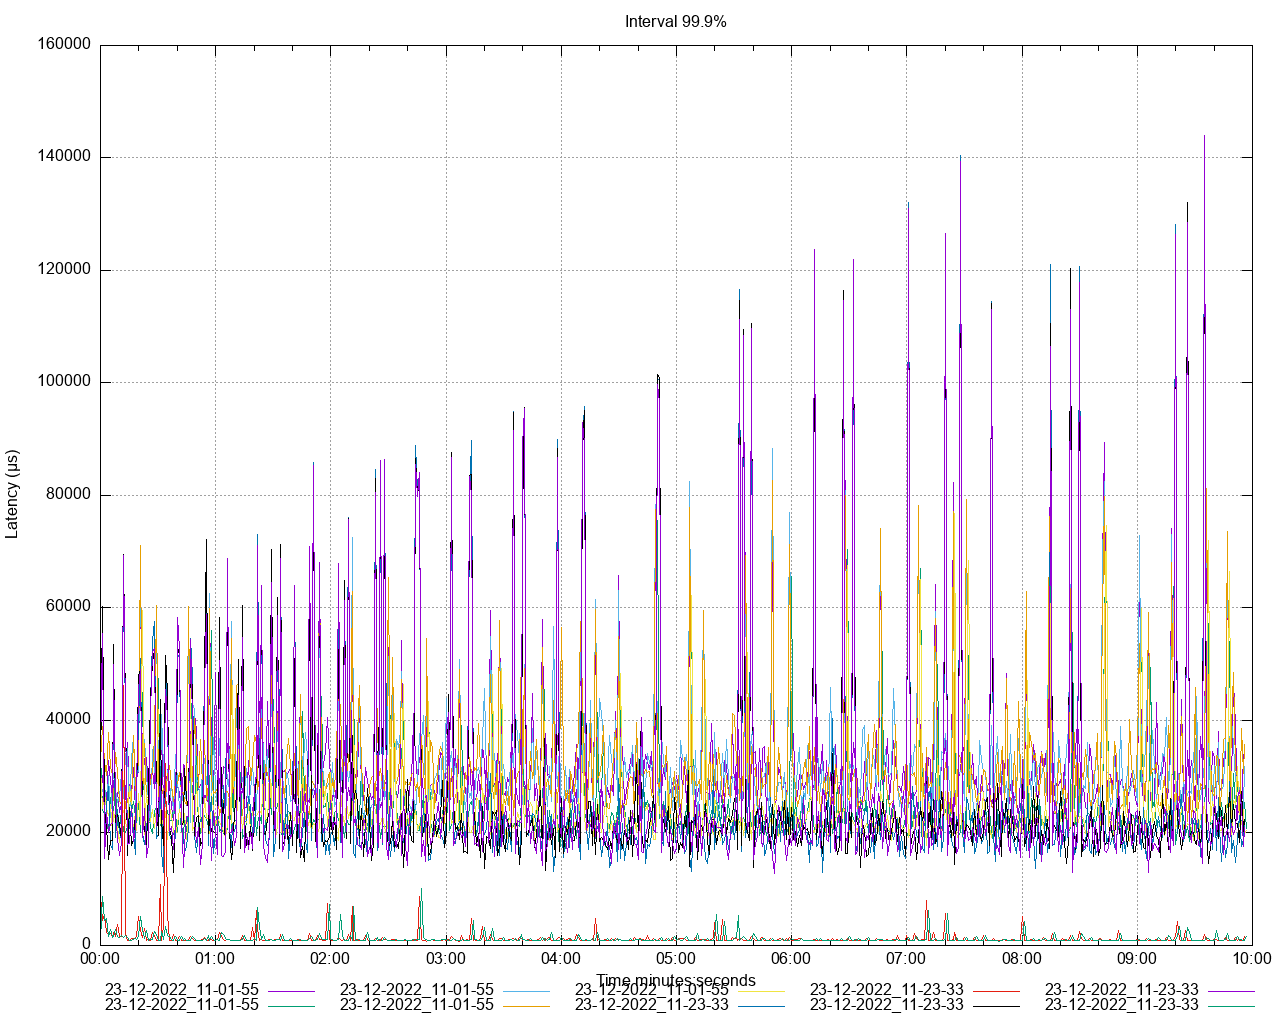

Here is the gnuplot script that generated this plot:
set title 'Interval 99.9%' noenhanced
set style data lines
set datafile separator ","
set terminal png size 1280,1024
set grid
set key below
set xdata time
set timefmt "%s"
offset = 0
t0(x)=(offset=($0==0) ? x : offset, x - offset)
set xlabel 'Time minutes:seconds'
set ylabel 'Latency (μs)'
set output '/Users/ahmet.mircik/Workspace/python/hazelcast-simulator/offload-benchmarks/report/latency/latency_interval_999_get.png'
plot \
   '/Users/ahmet.mircik/Workspace/python/hazelcast-simulator/offload-benchmarks/report/data/latency_interval_999_get_1.data' using (t0(timecolumn(1))):2 title "23-12-2022_11-01-55" noenhanced , \
   '/Users/ahmet.mircik/Workspace/python/hazelcast-simulator/offload-benchmarks/report/data/latency_interval_999_get_2.data' using (t0(timecolumn(1))):2 title "23-12-2022_11-01-55" noenhanced , \
   '/Users/ahmet.mircik/Workspace/python/hazelcast-simulator/offload-benchmarks/report/data/latency_interval_999_get_3.data' using (t0(timecolumn(1))):2 title "23-12-2022_11-01-55" noenhanced , \
   '/Users/ahmet.mircik/Workspace/python/hazelcast-simulator/offload-benchmarks/report/data/latency_interval_999_get_4.data' using (t0(timecolumn(1))):2 title "23-12-2022_11-01-55" noenhanced , \
   '/Users/ahmet.mircik/Workspace/python/hazelcast-simulator/offload-benchmarks/report/data/latency_interval_999_get_5.data' using (t0(timecolumn(1))):2 title "23-12-2022_11-01-55" noenhanced , \
   '/Users/ahmet.mircik/Workspace/python/hazelcast-simulator/offload-benchmarks/report/data/latency_interval_999_get_6.data' using (t0(timecolumn(1))):2 title "23-12-2022_11-23-33" noenhanced , \
   '/Users/ahmet.mircik/Workspace/python/hazelcast-simulator/offload-benchmarks/report/data/latency_interval_999_get_7.data' using (t0(timecolumn(1))):2 title "23-12-2022_11-23-33" noenhanced , \
   '/Users/ahmet.mircik/Workspace/python/hazelcast-simulator/offload-benchmarks/report/data/latency_interval_999_get_8.data' using (t0(timecolumn(1))):2 title "23-12-2022_11-23-33" noenhanced , \
   '/Users/ahmet.mircik/Workspace/python/hazelcast-simulator/offload-benchmarks/report/data/latency_interval_999_get_9.data' using (t0(timecolumn(1))):2 title "23-12-2022_11-23-33" noenhanced , \
   '/Users/ahmet.mircik/Workspace/python/hazelcast-simulator/offload-benchmarks/report/data/latency_interval_999_get_10.data' using (t0(timecolumn(1))):2 title "23-12-2022_11-23-33" noenhanced , \
